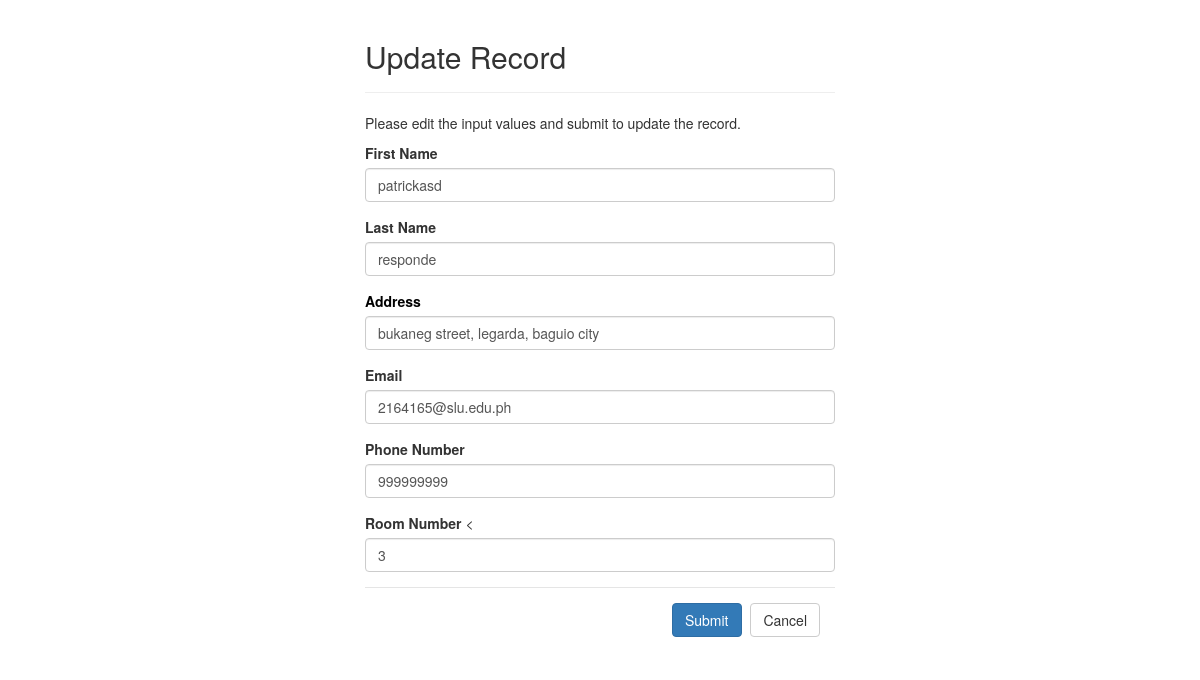
/material-dashboard/pages/php/edit_info.php?tenantID=1, run on an earlier commit of the app's database.
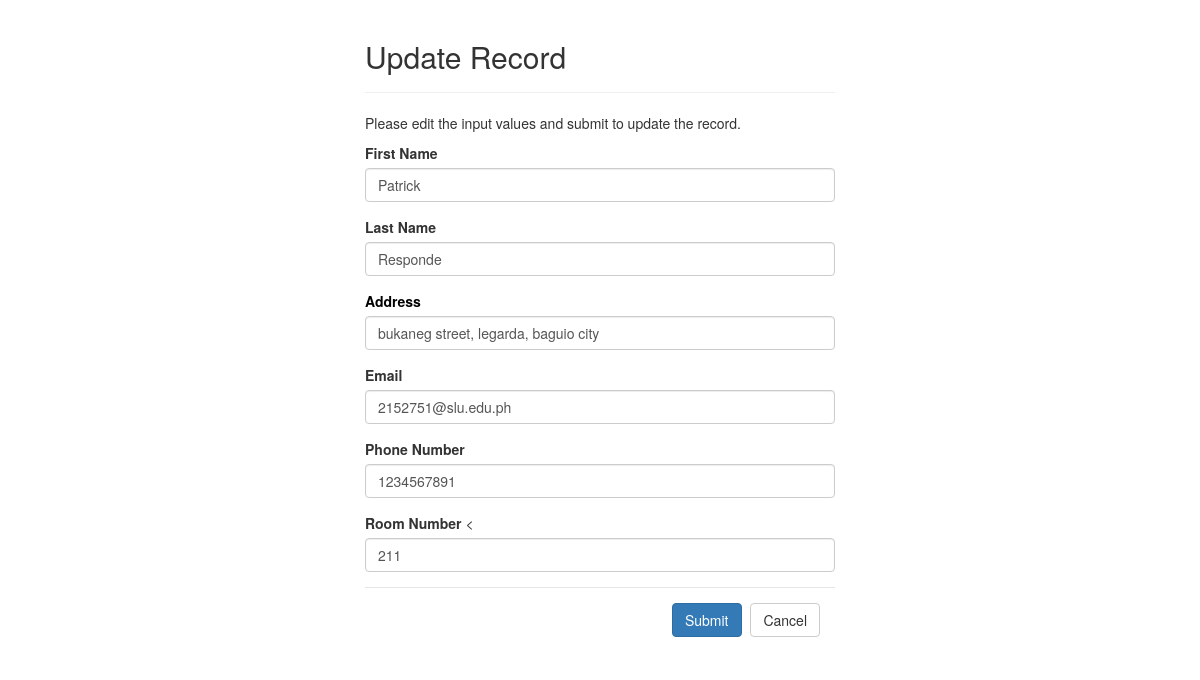
And on a later commit of the database.
### tables this page shows
CREATE TABLE `tenantinfo` (
  `tenantID` int(11) NOT NULL,
  `firstName` varchar(255) NOT NULL,
  `lastName` varchar(255) NOT NULL,
  `address` varchar(255) NOT NULL,
  `email` varchar(255) NOT NULL,
  `pnumber` varchar(11) NOT NULL,
  `roomNumber` varchar(255) NOT NULL
);

### material-dashboard/pages/php/edit_info.php (the view, shortened to what the changed rows need)
<?php
require_once "dbconn.php";
$firstName = $lastName = $address = $email = $pnumber = $roomNumber = "";
$firstName_err = $lastName_err = $address_err = $email_err = $pnumber_err = $roomNumber_err = "";
if(isset($_POST["tenantID"]) && !empty($_POST["tenantID"])){
    $tenantID = $_POST["tenantID"];
    $input_fname = trim($_POST["firstName"]);
    if(empty($input_fname)){
        $firstName_err = "Please enter a name.";
    } elseif(!filter_var($input_fname, FILTER_VALIDATE_REGEXP, array("options"=>array("regexp"=>"/^[a-zA-Z\s]+$/")))){
        $firstName_err = "Please enter a valid name.";
    } else{
        $firstName = $input_fname;
    }
    $input_lname = trim($_POST["lastName"]);
    if(empty($input_lname)){
        $lastName_err = "Please enter a name.";
    } elseif(!filter_var($input_lname, FILTER_VALIDATE_REGEXP, array("options"=>array("regexp"=>"/^[a-zA-Z\s]+$/")))){
        $lastName_err = "Please enter a valid name.";
    } else{
        $lastName = $input_lname;
    }
    $input_address = trim($_POST["address"]);
    if(empty($input_address)){
        $address_err = "Please enter an address.";
    } else{
        $address = $input_address;
    }
    $input_email = trim($_POST["email"]);
    if(empty($input_email)){
        $email_err = "Please enter a name.";
    } else{
        $email = $input_email;
    }
    $input_pnumber = trim($_POST["pnumber"]);
    if(empty($input_pnumber)){
        $pnumber_err = "Please enter a number.";
    } else{
        $pnumber = $input_pnumber;
    }
    $input_roomNumber = trim($_POST["roomNumber"]);
    if(empty($input_roomNumber)){
        $roomNumber_err = "Please enter a room number.";
    } else{
        $roomNumber = $input_roomNumber;
    }
    if(empty($firstName_err) && empty($lastName_err) && empty($address_err) && empty($email_err) &&empty($pnumber_err)&&empty($roomNumber_err)){
        $sql = "UPDATE tenantinfo SET firstName=?, lastName=?, address=?, email=?, pnumber=?, roomNumber=? WHERE tenantID=?";
        if($stmt = mysqli_prepare($link, $sql)){
            mysqli_stmt_bind_param($stmt, "ssssssi", $param_fname, $param_lName, $param_address, $param_email,  $param_pnumber, $param_roomNumber, $param_tenantID);
            $param_fname = $firstName;
            $param_lName = $lastName;
            $param_address = $address;
            $param_email = $email;
            $param_pnumber = $pnumber;
            $param_roomNumber = $roomNumber;
            $param_tenantID = $tenantID;
            if(mysqli_stmt_execute($stmt)){
                header("location: ../viewinfo.php");
                exit();
            } else{
                echo "Something went wrong. Please try again later.". mysqli_error($link);
            }
        }
        mysqli_stmt_close($stmt);
    }
    mysqli_close($link);
} else{
    if(isset($_GET["tenantID"]) && !empty(trim($_GET["tenantID"]))){
        $sql = "SELECT * FROM tenantinfo WHERE tenantID = ?";
        if($stmt = mysqli_prepare($link, $sql)){
            mysqli_stmt_bind_param($stmt, "i", $param_tenantID);
            if(mysqli_stmt_execute($stmt)){
                $result = mysqli_stmt_get_result($stmt);
                if(mysqli_num_rows($result) == 1){
                    $row = mysqli_fetch_array($result, MYSQLI_ASSOC);
                $firstName = $row["firstName"];
                $lastName = $row["lastName"];
                $address = $row["address"];
                $email = $row["email"];
                $pnumber = $row["pnumber"];
                $roomNumber = $row["roomNumber"];
                } else{
                    echo "error!";
                    exit();
                }
            } else{
                echo "Oops! Something went wrong. Please try again later.". mysqli_error($link);
            }
        }
    }
      else{
        echo "Oops! Something went wrong. Please try again later.";
        exit();
    }
}
?>
<!DOCTYPE html>
<html lang="en">
<head>
    <link rel="stylesheet" href="https://maxcdn.bootstrapcdn.com/bootstrap/3.3.7/css/bootstrap.css">
</head>
<body>
    <div class="wrapper">
        <div class="container-fluid">
            <div class="row">
                <div class="col-md-12">
                    <div class="page-header">
                        <h2>Update Record</h2>
                    </div>
                    <form action="<?php echo htmlspecialchars(basename($_SERVER['REQUEST_URI'])); ?>" method="post">
                        <div class="form-group <?php echo (!empty($firstName_err)) ? 'has-error' : ''; ?>">
                            <label>First Name</label>
                            <input type="text" name="firstName" class="form-control" value="<?php echo $firstName; ?>">
                        </div>
                        <div class="form-group <?php echo (!empty($lastName_err)) ? 'has-error' : ''; ?>">
                            <label>Last Name</label>
                            <input type="text" name="lastName" class="form-control" value="<?php echo $lastName; ?>">
                        </div>
                        <div class="form-group <?php echo (!empty($user_type_err)) ? 'has-error' : ''; ?>">
                            <label style="color: black;">Address</label>
                            <input type="text" name="address" class="form-control" value="<?php echo $address; ?>">
                        </div>
                        <div class="form-group <?php echo (!empty($email_err)) ? 'has-error' : ''; ?>">
                            <label>Email</label>
                            <input type="text" name="email" class="form-control" value="<?php echo $email; ?>">
                        </div>
                        <div class="form-group <?php echo (!empty($pnumber_err)) ? 'has-error' : ''; ?>">
                            <label>Phone Number</label>
                            <input type="text" name="pnumber" class="form-control" value="<?php echo $pnumber; ?>">
                        </div>
                        <div class="form-group <?php echo (!empty($status_err)) ? 'has-error' : ''; ?>">
                            <label>Room Number</label>
                            <<input type="text" name="roomNumber" class="form-control" value="<?php echo $roomNumber; ?>">
                        </div>
                    </form>
                </div>
            </div>
        </div>
    </div>
</body>
</html>

What changed in the data, as far as the page shows it:
changed tenantinfo "bukaneg street, legarda, baguio city": firstName "patrickasd" → "Patrick"; lastName "responde" → "Responde"; email "2164165@slu.edu.ph" → "2152751@slu.edu.ph"; pnumber "999999999" → "1234567891"; roomNumber "3" → "211"
